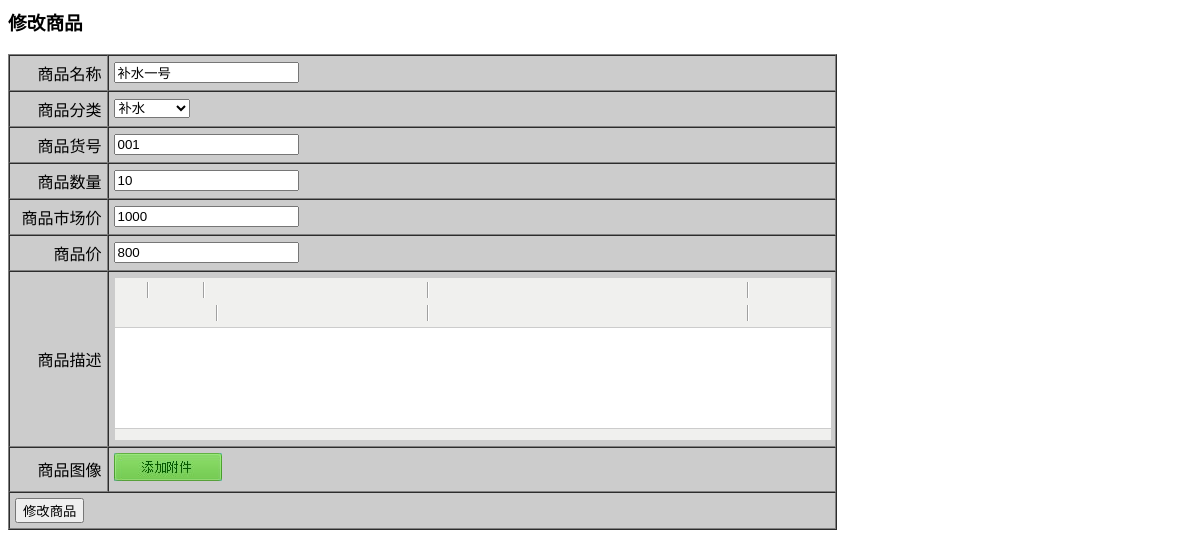
Page /admin/editPro.php?id=65 on the committed database.
### tables this page shows
CREATE TABLE `pro` (
  `id` smallint(5) unsigned NOT NULL AUTO_INCREMENT,
  `pName` varchar(255) NOT NULL,
  `cId` int(10) unsigned NOT NULL,
  `pSn` varchar(50) NOT NULL,
  `pNum` int(10) unsigned NOT NULL DEFAULT '0',
  `mPrice` decimal(10,0) NOT NULL,
  `iPrice` decimal(10,0) NOT NULL,
  `pDesc` mediumtext,
  `pubTime` int(10) unsigned NOT NULL,
  `isShow` tinyint(1) NOT NULL,
  `isHot` tinyint(1) NOT NULL,
  PRIMARY KEY (`id`)
);

### lib/mysql.func.php (called while the page is built, shortened)
<?php
function fetchAll($sql,$result_type=MYSQL_ASSOC){
	$result=mysql_query($sql);
	while(@$row=mysql_fetch_array($result,$result_type)){
		$rows[]=$row;
	}
	return $rows;
}

### admin/editPro.php (the view, shortened to what this page needs)
<?php
require_once '../lib/mysql.func.php';
$sql=" select * from cate";
$rows=fetchAll($sql);
$id=$_GET['id'];
$sql="select p.id,p.pName,p.pSn,p.pNum,p.mPrice,p.iPrice,p.pDesc,p.pubTime,p.isShow,p.isHot,c.cName,p.cId from pro as p join cate c on p.cId=c.id and p.id=$id";
$proInfos=fetchAll($sql);
?>
<!doctype html>
<html>
<head>
<link href="css/global.css"  rel="stylesheet"  type="text/css" media="all" />
</head>
<body>
<h3>修改商品</h3>
<form action="doAdminAction.php?act=editPro&id=<?php echo $id; ?>" method="post" enctype="multipart/form-data">
<table width="70%"  border="1" cellpadding="5" cellspacing="0" bgcolor="#cccccc">
	  <?php foreach($proInfos as $proInfo) { ?>
    <tr>
		<td align="right">商品名称</td>
		<td><input type="text" name="pName"  value="<?php echo $proInfo['pName'];?>"/></td>
	</tr>
	<tr>
		<td align="right">商品分类</td>
		<td>
		   <select name="cId">
             <?php  foreach($rows as $row) { ?>
           		<option  value="<?php echo $row['id'];?>"> <?php echo $row['cName'];?> </option>
             <?php }?>
           </select>
		</td>
	</tr>
	<tr>
		<td align="right">商品货号</td>
		<td><input type="text" name="pSn"  value="<?php echo $proInfo['pSn'];?>"/></td>
	</tr>
	<tr>
		<td align="right">商品数量</td>
		<td><input type="text" name="pNum"  value="<?php echo $proInfo['pNum'];?>"/></td>
	</tr>
	<tr>
		<td align="right">商品市场价</td>
		<td><input type="text" name="mPrice"  value="<?php echo $proInfo['mPrice'];?>"/></td>
	</tr>
	<tr>
		<td align="right">商品价</td>
		<td><input type="text" name="iPrice"  value="<?php echo $proInfo['iPrice'];?>"/></td>
	</tr>
	<tr>
		<td align="right">商品描述</td>
		<td>
		</td>
	</tr>
	<tr >
		<td align="right">商品图像</td>
		<td>
			<a href="javascript:void(0)" id="selectFileBtn">添加附件</a>
			<div id="attachList" class="clear"></div>
		</td>
         <?php } ?>
	</tr>
	<tr>
		<td colspan="2"><input type="submit"  value="修改商品"/></td>
	</tr>
</table>
</form>
</body>
</html>

### admin/css/global.css (style rules this page uses)
a { color:#00549D; text-decoration:none; }
.clear:after { content:"."; display:block; height:0; visibility:hidden; clear:both; }
.clear { zoom:1; clear:both; }
#selectFileBtn { width:108px; height:28px; float:left; overflow:hidden; text-indent:-9999px; background:url(../images/attach.jpg); }
#attachList { width:510px; padding-top:5px; }

### rows in the picture
pro: pName "补水一号", pSn "001", pNum "10", mPrice "1000", iPrice "800"

### other values in the picture
form field cId "补水"
